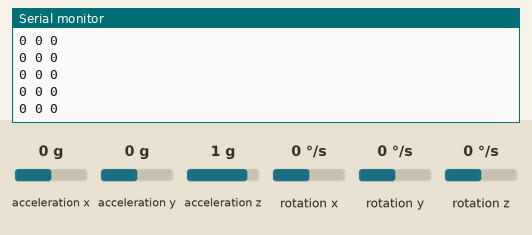
Recording of a sketch running on a simulated Arduino Uno, built with avr-gcc and run on an emulated ATmega328P. Shown: the last lines printed to the serial monitor. Inputs (shaded band) come from the test bench; at power-on: rotation x 0 °/s, rotation y 0 °/s, rotation z 0 °/s, acceleration x 0 g, acceleration y 0 g, acceleration z 1 g.

Above: at 1.2 s.
1.3 s: rotation x set to -192 °/s
At 1.31 s:
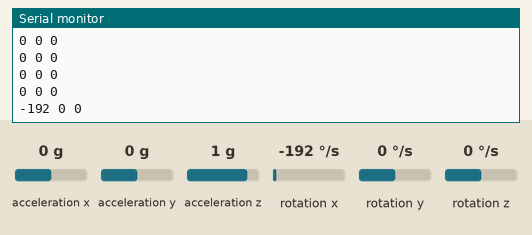
2.8 s: rotation y set to -192 °/s
At 2.82 s:
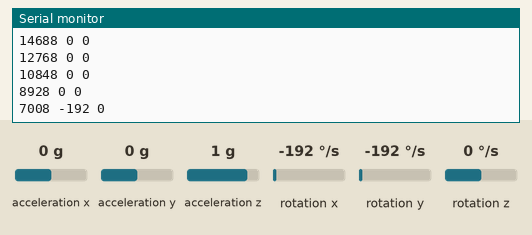
4.3 s: rotation z set to -192 °/s
At 4.32 s:
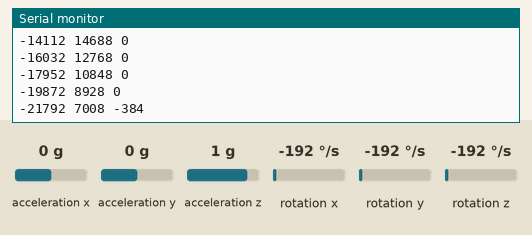
Timing chart, 0 to 7.3 s (numbered marks = the images above; inputs shaded):
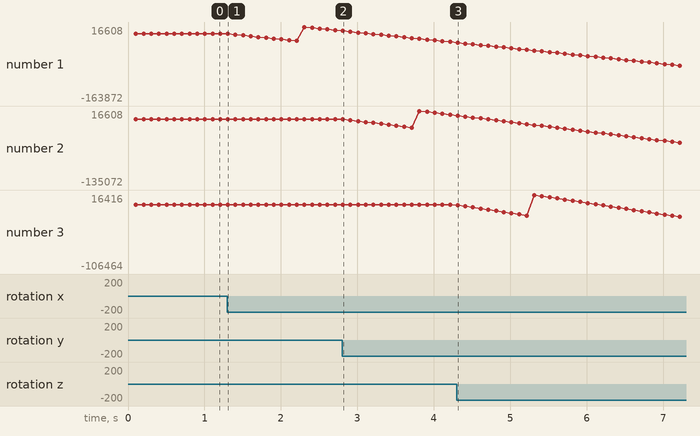

Measured:
- after the input at 1.3 s, the serial monitor: prints a new line at once (image 1)
- after the input at 2.8 s, the serial monitor: prints a new line at once (image 2)
- plotted number 1: 0 → 8928 after the input at 1.3 s

The sketch:

MPU6050_attitude_simple.ino
```cpp
// (licence header left out)
// I2Cdev and MPU6050 must be installed as libraries, or else the .cpp/.h files
// for both classes must be in the include path of your project
#include "I2Cdev.h"
#include "MPU6050.h"
#include "math.h"

// Arduino Wire library is required if I2Cdev I2CDEV_ARDUINO_WIRE implementation
// is used in I2Cdev.h
#if I2CDEV_IMPLEMENTATION == I2CDEV_ARDUINO_WIRE
#include "Wire.h"
#endif

// Serial output rate in microseconds
#define OUT_INTERVAL 100000UL // Default: 100 ms

// class default I2C address is 0x68
// specific I2C addresses may be passed as a parameter here
// AD0 low = 0x68 (default for InvenSense evaluation board)
// AD0 high = 0x69
MPU6050 accelgyro;
//MPU6050 accelgyro(0x69); // <-- use for AD0 high

int16_t w[3]; // omega: angular velocity
long alpha[3]; // alpha: angle
// Time related values
unsigned long t = 0, t_last = 0, last_print = 0, dt = 0;

// Scale factor for gyros ( 131 for range +/- 250 deg/s):
const int scale = 131;

void setup()
{
  // join I2C bus (I2Cdev library doesn't do this automatically)
#if I2CDEV_IMPLEMENTATION == I2CDEV_ARDUINO_WIRE
  Wire.begin();
#elif I2CDEV_IMPLEMENTATION == I2CDEV_BUILTIN_FASTWIRE
  Fastwire::setup(400, true);
#endif

  // Clear memory
  memset(w, 0, sizeof(w));
  memset(alpha, 0, sizeof(alpha));

  // initialize serial communication
  Serial.begin(57600);

  // initialize device
  Serial.println("Initializing I2C devices...");
  accelgyro.initialize();

  // verify connection
  Serial.println("Testing device connections...");
  Serial.println(accelgyro.testConnection() ? "MPU6050 connection successful" : "MPU6050 connection failed");

  // Set gyro offsets (see my other sketch for offset calculation)
  // Gyro offsets must be set after every power cycle
  // My default values:-786, -277, 840, 0, 0, 0
  accelgyro.setXGyroOffset(80);
  accelgyro.setYGyroOffset(-43);
  accelgyro.setZGyroOffset(-26);

  Serial.print("Internal sensor offsets...");
  Serial.print(accelgyro.getXAccelOffset()); Serial.print("\t"); // -76
  Serial.print(accelgyro.getYAccelOffset()); Serial.print("\t"); // -2359
  Serial.print(accelgyro.getZAccelOffset()); Serial.print("\t"); // 1688
  Serial.print(accelgyro.getXGyroOffset()); Serial.print("\t"); // 0
  Serial.print(accelgyro.getYGyroOffset()); Serial.print("\t"); // 0
  Serial.print(accelgyro.getZGyroOffset()); Serial.print("\t"); // 0
  Serial.print("\n");

  // Estimate initial attitude
  float alpha_x_start, alpha_y_start;
  estimateAttitudeAcc(&alpha_x_start, &alpha_y_start);

  Serial.print("Initial attitude estimation: alpha_x = ");
  Serial.print(alpha_x_start);
  Serial.print(" alpha_y = ");
  Serial.println(alpha_y_start);

  // Convert float angles to raw values used by the integration algorithm
  alpha[0] = alpha_x_start * 131.0E2;
  alpha[1] = alpha_y_start * 131.0E2;

  // Init integration interval timer
  t_last = micros();
}

void loop()
{
  // Get current time stamp
  t = micros();

  // Run the integration loop at 100 Hz (= 10 ms)
  dt = t - t_last; //us
  if (dt < 10000UL)
    return;

  // Get angular rate measurement from MPU-6050
  accelgyro.getRotation(&w[0], &w[1], &w[2]);
  t_last = t;

  // Integration of raw values (i.e. deg * 131E2)
  alpha[0] += w[0];
  alpha[1] += w[1];
  alpha[2] += w[2];

  //Print at OUT_RATE
  if (t - last_print >= OUT_INTERVAL) {
    printSerial();
    last_print = t;
  }
}

// Estimate attitude from accelerometers reading.
// The sensor must be at rest
// Output: alpha_x/y contains angles in deg
void estimateAttitudeAcc(float *alpha_x, float *alpha_y)
{
  // Init attitude using gravity vector
  // x: phi = atan(ay/az)
  // y: theta = atan(-ax/sqrt(ay^2+az^2))
  // Singularity for theta = +/- 90 deg
  // Scale factor for range +/- 2 g -> 8192
  #define ACC_GAIN 8192.0

  int16_t a_raw[3];
  float a[3];
  accelgyro.getAcceleration(&a_raw[0], &a_raw[1], &a_raw[2]);

  //Scaling
  a[0] = a_raw[0] / ACC_GAIN;
  a[1] = a_raw[1] / ACC_GAIN;
  a[2] = a_raw[2] / ACC_GAIN;

  *alpha_x = atan2(a[1], a[2]) * 180/M_PI;  // x
  *alpha_y = atan2(-a[0], sqrt(a[1]*a[1] + a[2]*a[2])) * 180/M_PI; // y
}

void printSerial()
{
  // Scale and clip to +- 180 deg
  Serial.print(clip180(alpha[0] / scale));
  Serial.print(" ");
  Serial.print(clip180(alpha[1] / scale));
  Serial.print(" ");
  Serial.println(clip180(alpha[2] / scale));
}

// Clip angle to +/- 180 deg
long clip180(long raw)
{
  if (abs(raw) > 18000) {
    int sign = (raw >= 0) ? -1 : 1;
    return sign * (18000 - (abs(raw) - 18000));
  }
  else
    return raw;
}
```
